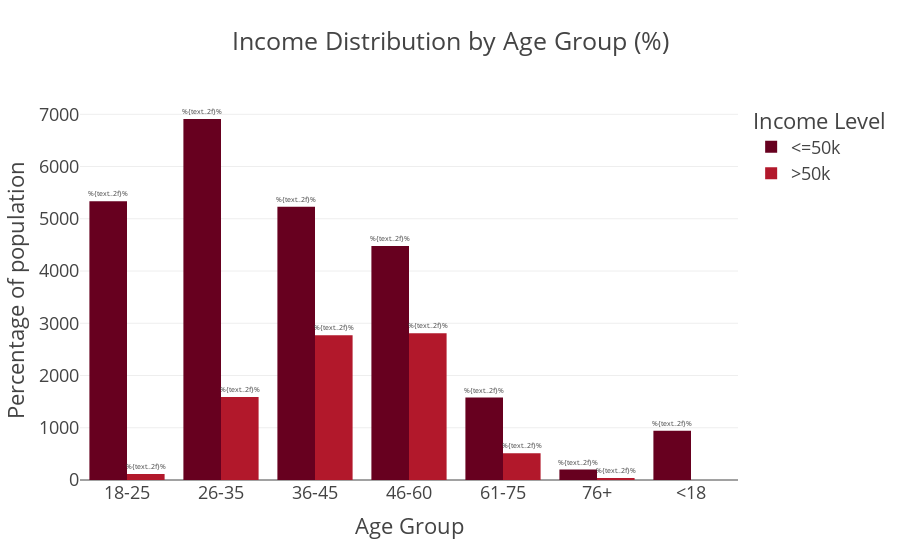

Notebook source saved alongside this figure:
### Code cell
fig = px.bar(
    adult_df_income_age,
    x='age_group',
    y='total_by_age',   
    color='income',
    title='Income Distribution by Age Group (%)',
    barmode='group',
    color_discrete_sequence=px.colors.sequential.RdBu,
    text='percentage'
)
fig.update_traces(texttemplate='%{text..2f}%', textposition='outside'),
fig.update_layout(template="presentation", xaxis_title='Age Group',
                  yaxis_title='Percentage of population', legend_title=dict(text='Income Level'),
                  paper_bgcolor = "rgba(0, 0, 0, 0)", plot_bgcolor = "rgba(0, 0, 0, 0)")
fig.show()
fig.write_image(os.path.join(results_dir, 'income_distribution_by_agegroup_bar_plot.jpg'))
fig.write_image(os.path.join(results_dir, 'income_distribution_by_agegroup_bar_plot.png'))
fig.write_html(os.path.join(results_dir, 'income_distribution_by_agegroup_bar_plot.html'))

### Figure 1 — Plotly figure (JSON) as saved in the notebook; plotly's stock layout.template omitted (floating-point values rounded to 4 significant figures)
{"data": [{"alignmentgroup": "True", "hovertemplate": "income=<=50k<br>age_group=%{x}<br>total_by_age=%{y}<br>percentage=%{text}<extra></extra>", "legendgroup": "<=50k", "marker": {"color": "rgb(103,0,31)", "pattern": {"shape": ""}}, "name": "<=50k", "offsetgroup": "<=50k", "orientation": "v", "showlegend": true, "text": [97.91, 81.28, 65.37, 61.46, 75.56, 83.33, 100.0], "textposition": "outside", "texttemplate": "%{text..2f}%", "type": "bar", "x": ["18-25", "26-35", "36-45", "46-60", "61-75", "76+", "<18"], "xaxis": "x", "y": [5334, 6910, 5230, 4479, 1580, 200, 945], "yaxis": "y"}, {"alignmentgroup": "True", "hovertemplate": "income=>50k<br>age_group=%{x}<br>total_by_age=%{y}<br>percentage=%{text}<extra></extra>", "legendgroup": ">50k", "marker": {"color": "rgb(178,24,43)", "pattern": {"shape": ""}}, "name": ">50k", "offsetgroup": ">50k", "orientation": "v", "showlegend": true, "text": [2.093, 18.72, 34.63, 38.54, 24.44, 16.67], "textposition": "outside", "texttemplate": "%{text..2f}%", "type": "bar", "x": ["18-25", "26-35", "36-45", "46-60", "61-75", "76+"], "xaxis": "x", "y": [114, 1591, 2771, 2809, 511, 40], "yaxis": "y"}], "layout": {"autosize": true, "barmode": "group", "legend": {"title": {"text": "Income Level"}, "tracegroupgap": 0}, "paper_bgcolor": "rgba(0, 0, 0, 0)", "plot_bgcolor": "rgba(0, 0, 0, 0)", "title": {"text": "Income Distribution by Age Group (%)"}, "xaxis": {"anchor": "y", "autorange": true, "domain": [0, 1], "range": [-0.5, 6.5], "title": {"text": "Age Group"}, "type": "category"}, "yaxis": {"anchor": "x", "autorange": true, "domain": [0, 1], "range": [0, 7274.0], "title": {"text": "Percentage of population"}, "type": "linear"}}}
